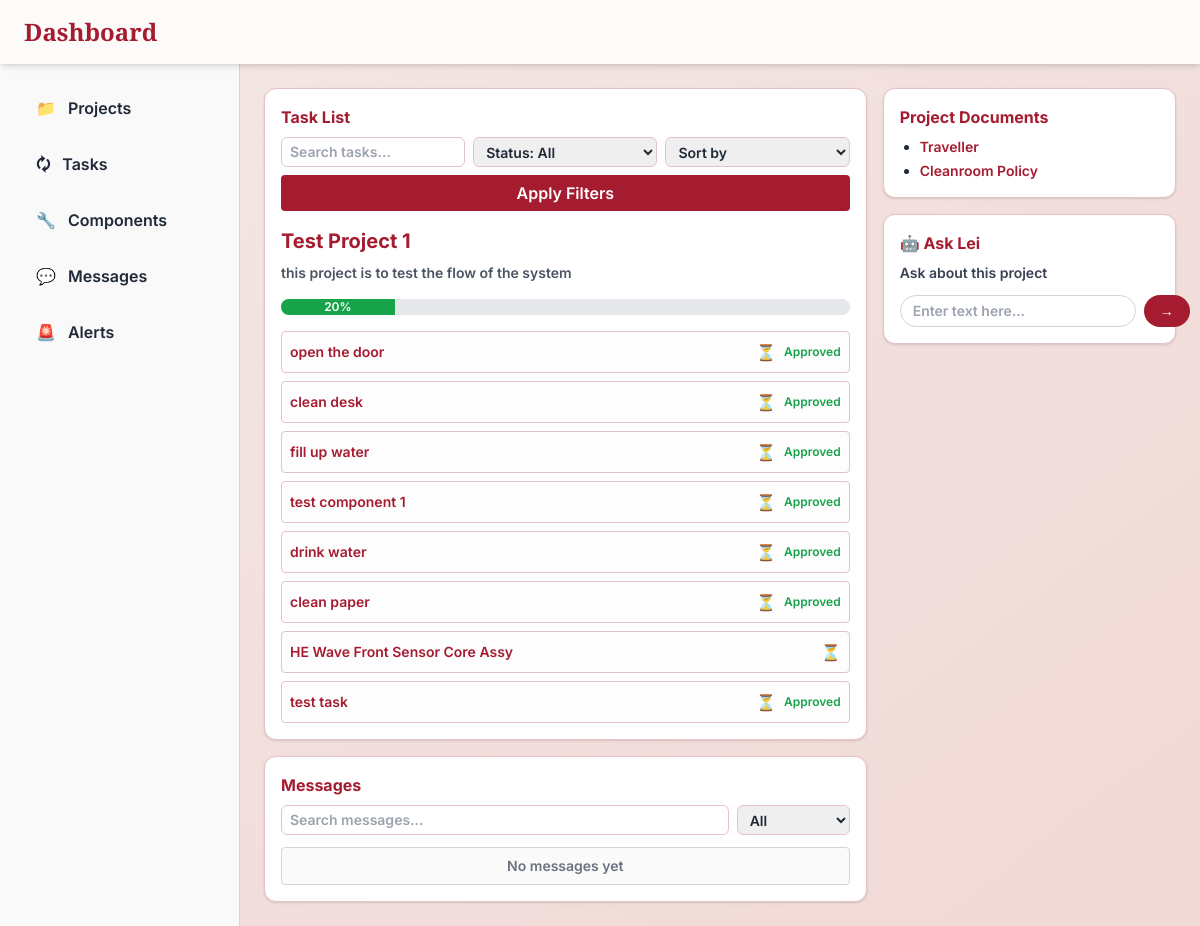
The app's page /tech/projects/1/ (signed in) with its own data.
### tracker/models.py (models this page shows, shortened)
class Project(models.Model):
    name = models.CharField(max_length=100)
    description = models.TextField(blank=True)
    start_date = models.DateField(null=True, blank=True)
    end_date = models.DateField(null=True, blank=True)
    status = models.CharField(
        max_length=20,
        choices=[('ongoing', 'Ongoing'), ('completed', 'Completed'), ('paused', 'Paused')],
        default='ongoing'
    )
    progress = models.FloatField(default=0)
    assigned_users = models.ManyToManyField(User, related_name='assigned_projects', blank=True)
    @property
    def progress(self):
        total = self.tasks.count()
        if total == 0:
            return 0
        approved = self.tasks.filter(is_approved=True).count()
        return int((approved / total) * 100)

class Task(models.Model):
    section = models.CharField(max_length=20, blank=True, null=True)
    title = models.CharField(max_length=100)
    description = models.TextField(blank=True)
    project = models.ForeignKey(Project, on_delete=models.CASCADE, related_name='tasks', null=True, blank=True)
    components = models.ManyToManyField(Component, related_name='tasks', blank=True)  # now supports multiple components
    assigned_to = models.ForeignKey(User, on_delete=models.SET_NULL, null=True, blank=True)
    completed = models.BooleanField(default=False)
    submitted_for_approval = models.BooleanField(default=False)
    is_approved = models.BooleanField(default=False)
    notes = models.TextField(blank=True, null=True)
    image = models.ImageField(upload_to='tasks/images/', blank=True, null=True)
    video = models.FileField(upload_to='tasks/videos/', blank=True, null=True)
    audio = models.FileField(upload_to='tasks/audio/', blank=True, null=True)
    document = models.FileField(upload_to='tasks/docs/', blank=True, null=True)
    due_date = models.DateField(null=True, blank=True)
    status = models.CharField(
        max_length=20,
        choices=[('todo', 'To Do'), ('in_progress', 'In Progress'), ('completed', 'Completed'), ('approved', 'Approved')],
        default='todo'
    )
    created_at = models.DateTimeField(auto_now_add=True)

### tracker/views.py (the view)
# urls.py: path('tech/projects/<int:project_id>/', views.tech_project_detail_view, name='tech_project_detail'),
@login_required
def tech_project_detail_view(request, project_id):
    project = get_object_or_404(Project, id=project_id)
    tasks = Task.objects.filter(project=project, assigned_to=request.user)
    search_query = request.GET.get('search', '')
    status_filter = request.GET.get('status', 'all')
    sort_by = request.GET.get('sort', '')
    if search_query:
        tasks = tasks.filter(title__icontains=search_query)
    if status_filter == 'completed':
        tasks = tasks.filter(is_completed=True)
    elif status_filter == 'pending':
        tasks = tasks.filter(is_completed=False)
    if sort_by == 'due':
        tasks = tasks.order_by('due_date')
    elif sort_by == 'priority':
        tasks = tasks.order_by('-priority')
    return render(request, 'tracker/tech_project_detail.html', {
        'project': project,
        'tasks': tasks,
        'search_query': search_query,
        'status_filter': status_filter,
        'sort_by': sort_by,
    })

### tracker/templates/tracker/tech_project_detail.html (shortened to what this page needs)
<!DOCTYPE html>
<html lang="en">
<head>
  <script src="https://cdn.tailwindcss.com"></script>
</head>
<body class="h-screen font-inter font-semibold flex flex-col bg-gradient-to-br from-[#f4e7e5] to-[#f0d9d6] text-gray-800 overflow-hidden">
  <header class="bg-[#fcfbfa] shadow-md px-6 py-4 flex justify-between items-center z-10">
    <h1 class="text-2xl font-playfair text-[#a51c30]">Dashboard</h1>
  </header>
  <main class="flex flex-1 min-h-0 overflow-hidden">
    <aside class="hidden md:block w-1/5 bg-[#faf9f9] border-r border-gray-300 p-6 overflow-y-auto">
      <nav class="flex flex-col gap-4">
        <a href="{% url 'project_list' %}" class="flex items-center gap-3 px-3 py-2 rounded-md hover:bg-[#f4e8e7] hover:text-[#a51c30] transition-all"><span>📁</span><span>Projects</span></a>
        <a href="{% url 'assign_tasks' %}" class="flex items-center gap-3 px-3 py-2 rounded-md hover:bg-[#f4e8e7] hover:text-[#a51c30] transition-all"><span>🗘️</span><span>Tasks</span></a>
        <a href="{% url 'components' %}" class="flex items-center gap-3 px-3 py-2 rounded-md hover:bg-[#f4e8e7] hover:text-[#a51c30] transition-all"><span>🔧</span><span>Components</span></a>
        <a href="messages.html" class="flex items-center gap-3 px-3 py-2 rounded-md hover:bg-[#f4e8e7] hover:text-[#a51c30] transition-all"><span>💬</span><span>Messages</span></a>
        <a href="alerts.html" class="flex items-center gap-3 px-3 py-2 rounded-md hover:bg-[#f4e8e7] hover:text-[#a51c30] transition-all"><span>🚨</span><span>Alerts</span></a>
      </nav>
    </aside>
    <section class="flex-1 overflow-y-auto p-6 animate-fade-in">
      <div class="grid grid-cols-1 md:grid-cols-3 gap-4">
        <div class="md:col-span-2 flex flex-col gap-4">
          <div class="bg-white rounded-xl shadow border border-[#e7c2c4] p-4">
            <div class="flex justify-between items-center mb-2">
              <h2 class="text-md font-bold text-[#a51c30]">Task List</h2>
            </div>
            <form method="get" class="grid grid-cols-1 md:grid-cols-3 gap-2 mb-4">
              <input type="text" name="search" placeholder="Search tasks..." value="{{ search_query }}" class="text-sm px-2 py-1 border border-[#e7c2c4] rounded-md focus:outline-none focus:ring-2 focus:ring-[#a51c30]" />
              <select name="status" class="border border-[#e7c2c4] rounded-md px-2 py-1 text-sm focus:outline-none focus:ring-2 focus:ring-[#a51c30]">
                <option value="all" {% if status_filter == 'all' %}selected{% endif %}>Status: All</option>
              </select>
              <select name="sort" class="border border-[#e7c2c4] rounded-md px-2 py-1 text-sm focus:outline-none focus:ring-2 focus:ring-[#a51c30]">
                <option value="" {% if not sort_by %}selected{% endif %}>Sort by</option>
              </select>
              <button type="submit" class="bg-[#a51c30] text-white px-4 py-1.5 rounded hover:bg-red-700 transition md:col-span-3">Apply Filters</button>
            </form>
            <h2 class="text-xl font-bold text-[#a51c30] mb-2">{{ project.name }}</h2>
            <p class="text-sm text-gray-600 mb-4">{{ project.description }}</p>
            <div class="w-full bg-gray-200 h-4 rounded-full overflow-hidden mb-4">
              <div class="bg-green-600 h-4 text-white text-xs text-center" style="width: {{ project.progress }}%;">
                {{ project.progress|floatformat:0 }}%
              </div>
            </div>
            <ul class="space-y-2">
              {% for task in tasks %}
                <li class="flex justify-between items-center bg-[#fdfdfd] border border-[#e7c2c4] rounded p-2">
                  <a href="{% url 'project_task_detail' task.id %}" class="text-sm truncate text-[#a51c30] hover:underline">
                    {{ task.title }}
                  </a>
                  <div class="flex gap-2 items-center">
                    {% if task.is_completed %}✅{% else %}⏳{% endif %}
                    {% if task.is_approved %}
                      <span class="text-xs text-green-600 font-semibold">Approved</span>
                    {% elif task.is_completed %}
                      <form method="POST" action="{% url 'approve_task' task.id %}">
                        {% csrf_token %}
                        <button class="text-xs text-white bg-green-600 px-2 py-1 rounded">Approve</button>
                      </form>
                    {% endif %}
                  </div>
                </li>
              {% empty %}
                <li class="text-sm text-gray-500">No tasks found.</li>
              {% endfor %}
            </ul>
          </div>
          <div class="bg-white rounded-xl shadow border border-[#e7c2c4] p-4">
            <h2 class="text-md font-bold text-[#a51c30] mb-2">Messages</h2>
            <div class="flex gap-2 mb-3">
              <input type="text" placeholder="Search messages..." class="flex-1 text-sm px-2 py-1 border border-[#e7c2c4] rounded-md focus:outline-none focus:ring-2 focus:ring-[#a51c30]">
              <select class="border border-[#e7c2c4] rounded-md px-2 py-1 text-sm focus:outline-none focus:ring-2 focus:ring-[#a51c30]">
                <option>All</option>
              </select>
            </div>
            <div class="bg-[#fafafa] p-2 rounded border border-gray-300 text-sm text-gray-500 text-center">No messages yet</div>
          </div>
        </div>
        <div class="flex flex-col gap-4">
          <div class="bg-white rounded-xl shadow border border-[#e7c2c4] p-4">
            <h2 class="text-md font-bold text-[#a51c30] mb-2">Project Documents</h2>
            <ul class="list-disc pl-5 space-y-1 text-sm">
              <li><a href="#" class="text-[#a51c30] hover:underline">Traveller</a></li>
              <li><a href="#" class="text-[#a51c30] hover:underline">Cleanroom Policy</a></li>
            </ul>
          </div>
          <div class="bg-white rounded-xl shadow border border-[#e7c2c4] p-4">
            <h2 class="text-md font-bold text-[#a51c30] flex items-center gap-2">🤖 Ask Lei</h2>
            <p class="text-sm text-gray-700 mt-2">Ask about this project</p>
            <div class="flex gap-2 mt-3">
              <input type="text" class="flex-1 border border-gray-300 rounded-full px-3 py-1 text-sm focus:ring-2 focus:ring-[#a51c30] focus:outline-none transition" placeholder="Enter text here..." />
              <button class="bg-[#a51c30] text-white px-4 py-1.5 text-sm rounded-full hover:bg-red-700 transition">&rarr;</button>
            </div>
          </div>
        </div>
      </div>
    </section>
  </main>
</body>
</html>

### tracker/templates/tracker/tech_project_detail.html (style rules this page uses)
.font-playfair { font-family: 'Playfair Display', serif; }
.font-inter { font-family: 'Inter', sans-serif; }
.animate-fade-in { animation: fade-in 0.6s ease-out; }

### records on screen
Project: name "Test Project 1", description "this project is to test the flow of the system", progress "20"
Task: title "open the door", is_approved "Approved"
Task: title "clean desk", is_approved "Approved"
Task: title "fill up water", is_approved "Approved"
Task: title "test component 1", is_approved "Approved"
Task: title "drink water", is_approved "Approved"
Task: title "clean paper", is_approved "Approved"
Task: title "HE Wave Front Sensor Core Assy"
Task: title "test task", is_approved "Approved"
